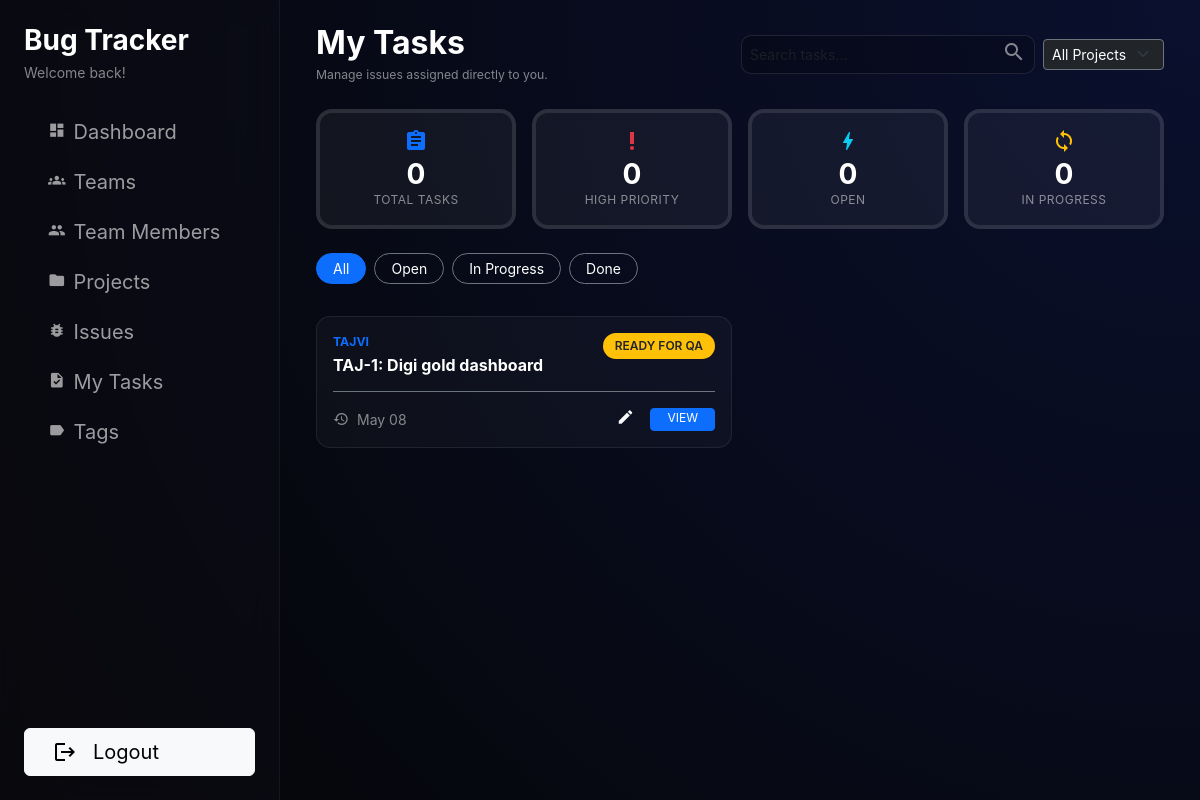
Before: /my-tasks/ (signed in) with the older database file.
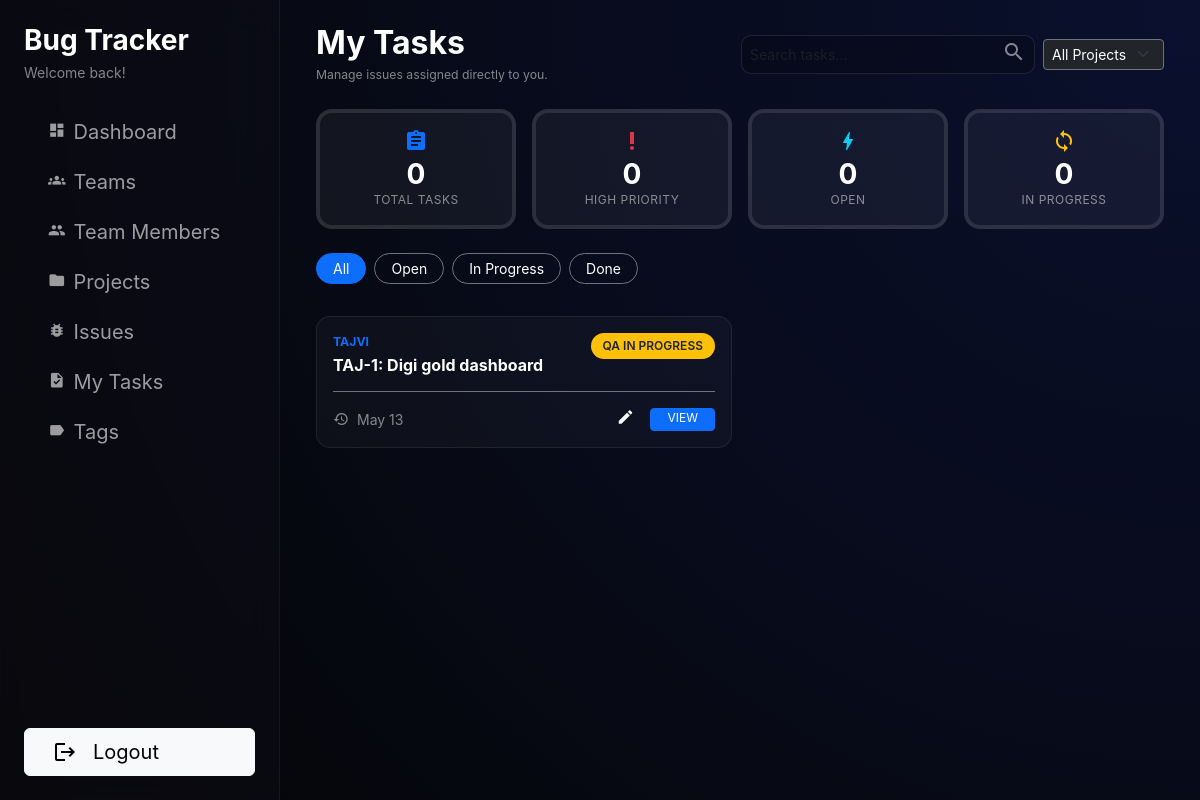
After: the same page with the newer database file.
### issues/models.py (models this page shows, shortened)
class Issue(models.Model):
    project = models.ForeignKey(
        Project,
        on_delete=models.CASCADE,
        related_name='issues',
    )
    title = models.CharField(max_length=255)
    description = models.TextField(blank=True)
    issue_type = models.CharField(
        max_length=20,
        choices=IssueTypeChoices.choices,
        default=IssueTypeChoices.TASK,
    )
    drive_url = models.CharField(max_length=500,
        null=True,
        blank=True
        )
    reporter = models.ForeignKey(
        settings.AUTH_USER_MODEL,
        on_delete=models.SET_NULL,
        null=True,
        blank=True,
        related_name='reported_issues',
    )
    assignee = models.ForeignKey(
        settings.AUTH_USER_MODEL,
        on_delete=models.SET_NULL,
        null=True,
        blank=True,
        related_name='assigned_issues',
    )
    priority = models.CharField(
        max_length=20,
        choices=IssuePriorityChoices.choices,
        default=IssuePriorityChoices.MEDIUM,
    )
    environment = models.CharField(
        max_length=20,
        choices=IssueEnvironmentChoices.choices,
        default=IssueEnvironmentChoices.STAGING,
    )
    status = models.CharField(
        max_length=20,
        choices=IssueStatusChoices.choices,
        default=IssueStatusChoices.OPEN,
    )
    time_estimate_hours = models.DecimalField(
        max_digits=6,
        decimal_places=2,
        null=True,
        blank=True,
        help_text='Estimated effort in hours',
    )
    related_issue = models.ForeignKey(
        'self',
        on_delete=models.SET_NULL,
        null=True,
        blank=True,
        related_name='related_issues',
        help_text='Optional related or parent issue',
        limit_choices_to={'issue_type': IssueTypeChoices.TASK},  # optional extra safety
    )
    tags = models.ManyToManyField(
        'Tag',
        related_name='issues',
        blank=True,
        help_text='Tags used to classify this issue',
    )
    remarks = models.TextField(blank=True)
    qa_note = models.TextField(blank=True)
    image_1 = CloudinaryField('image', null=True, blank=True)
    image_2 = CloudinaryField('image', null=True, blank=True)
    image_3 = CloudinaryField('image', null=True, blank=True)
    image_4 = CloudinaryField('image', null=True, blank=True)
    created_by = models.ForeignKey(
        settings.AUTH_USER_MODEL,
        on_delete=models.SET_NULL,
        null=True,
        blank=True,
        related_name='created_issues',
    )
    created_at = models.DateTimeField(auto_now_add=True)
    updated_at = models.DateTimeField(auto_now=True)
    class Meta:
        ordering = ['-created_at']
    def is_authorized(self, user):
        if not user or not user.is_authenticated:
            return False
        if user == self.assignee:
            return True

class Project(models.Model):
    name = models.CharField(max_length=255)
    code = models.CharField(max_length=50, unique=True)
    description = models.TextField(blank=True)
    owner = models.ForeignKey(
        settings.AUTH_USER_MODEL,
        on_delete=models.SET_NULL,
        null=True,
        blank=True,
        related_name='owned_projects',
    )
    team = models.ForeignKey(
        'users.Team',  # change this string if your Team model lives elsewhere
        on_delete=models.SET_NULL,
        null=True,
        blank=True,
        related_name='projects',
    )
    is_active = models.BooleanField(default=True)
    created_by = models.ForeignKey(
        settings.AUTH_USER_MODEL,
        on_delete=models.SET_NULL,
        null=True,
        blank=True,
        related_name='created_projects',
    )
    created_at = models.DateTimeField(auto_now_add=True)
    updated_at = models.DateTimeField(auto_now=True)
    class Meta:
        ordering = ['name']

### issues/views.py (the view)
# urls.py: path('my-tasks/', MyIssueListView.as_view(), name='my_issue_list'),
class MyIssueListView(LoginRequiredMixin, ListView):
    model = Issue
    template_name = 'issues/my_task.html'
    context_object_name = 'issues'
    def get_queryset(self):
        qs = Issue.objects.select_related('project', 'assignee', 'reporter').filter(
            assignee=self.request.user
        )
        search = self.request.GET.get('q')
        if search:
            qs = qs.filter(
                Q(title__icontains=search)
                | Q(description__icontains=search)
                | Q(project__name__icontains=search)
            )
        status = self.request.GET.get('status')
        if status:
            qs = qs.filter(status=status)
        for issue in qs:
            issue.can_edit = issue.is_authorized(self.request.user)
        return qs
    def get_context_data(self, **kwargs):
        context = super().get_context_data(**kwargs)
        user_issues = Issue.objects.filter(assignee=self.request.user)
        context['summary'] = user_issues.aggregate(
            total=Count('id'),
            open=Count('id', filter=Q(status='open')),
            in_progress=Count('id', filter=Q(status='in_progress')),
            done=Count('id', filter=Q(status='done'))
        )
        context['search'] = self.request.GET.get('q')
        context['current_status'] = self.request.GET.get('status')
        return context

### templates/issues/my_task.html (shortened to what the changed rows need)
{% extends "users/index.html" %}
{% block dashboard_content %}
    <div class="row mb-4 align-items-center">
        <div class="col">
            <h2 class="text-white fw-bold mb-1">My Tasks</h2>
        </div>
    </div>
    <div class="row g-3">
        {% for issue in issues %}
        <div class="col-12 col-md-6">
            <div class="issue-card p-3 text-white">
                <div class="d-flex justify-content-between align-items-start mb-3">
                    <div>
                        <div class="text-primary small fw-bold mb-1">{{ issue.project.name }}</div>
                        <h6 class="fw-bold mb-0">
                            <a href="{% url 'issues:issue_detail' issue.pk %}" class="text-white text-decoration-none">
                                {{ issue.project.code }}-{{ issue.pk }}: {{ issue.title }}
                            </a>
                        </h6>
                    </div>
                    <span class="status-pill bg-{% if issue.status == 'open' %}info{% elif issue.status == 'done' %}success{% else %}warning{% endif %} text-dark">
                        {{ issue.get_status_display }}
                    </span>
                </div>
                <div class="d-flex justify-content-between align-items-center mt-3 pt-3 border-top border-secondary">
                    <div class="d-flex align-items-center gap-2">
                        <span class="material-icons text-white-50" style="font-size: 16px;">history</span>
                        <span class="text-white-50 smaller">{{ issue.updated_at|date:"M d" }}</span>
                    </div>
                    <div class="d-flex gap-2">
                        {% if issue.can_edit %}
                        <a href="{% url 'issues:issue_update' issue.pk %}" class="btn btn-sm btn-outline-light border-0 px-2 py-0">
                            <span class="material-icons" style="font-size: 18px;">edit</span>
                        </a>
                        {% endif %}
                        <a href="{% url 'issues:issue_detail' issue.pk %}" class="btn btn-sm btn-primary py-0 px-3" style="font-size: 0.75rem;">VIEW</a>
                    </div>
                </div>
            </div>
        </div>
        {% empty %}
        <div class="col-12 text-center py-5">
            <span class="material-icons fs-1 text-white-50">task_alt</span>
            <p class="text-white-50 mt-2">No tasks found matching your criteria.</p>
        </div>
        {% endfor %}
    </div>
{% endblock %}

Changed rows visible on the page:
changed Issue "Digi gold dashboard": status "READY FOR QA" → "QA IN PROGRESS"; updated_at "May 08" → "May 13"
